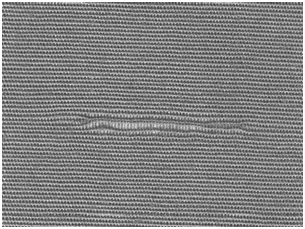
#> input picture skimage/images/weftD.jpg, 305 x 229 px
$ python main.py
#> lines starting #> are read from the running program, lines starting #| are printed output that depends on the picture
import numpy as np
from matplotlib import pyplot as plt
from skimage import io, restoration
from skimage.filters.rank import entropy
from skimage.morphology import disk
from skimage.filters import try_all_threshold
from skimage import feature
from skimage.filters import threshold_otsu

img = io.imread("../images/weftD.jpg", as_gray=True)
#> img is the input picture: shape (229, 305) float64; min 0.176, max 1, mean 0.513
#entropyImg = entropy(img, disk(3))
#plt.imshow(entropyImg, cmap="gray")
edgeCanny = feature.canny(img, sigma=2)
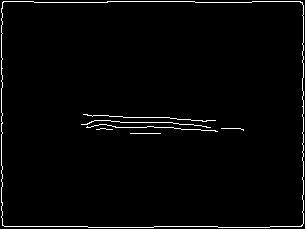
#> edgeCanny: shape (229, 305) bool; 2.2% white in thin lines or dots
plt.imshow(edgeCanny, cmap="gray")
#fig, ax = try_all_threshold(edgeCanny, figsize=(10,8), verbose = False)
thresh =threshold_otsu(edgeCanny)
#> thresh = 0.00195

binary = edgeCanny<=thresh
#> binary: shape (229, 305) bool; 97.8% white; black in thin lines or dots
plt.imshow(binary, cmap="gray")
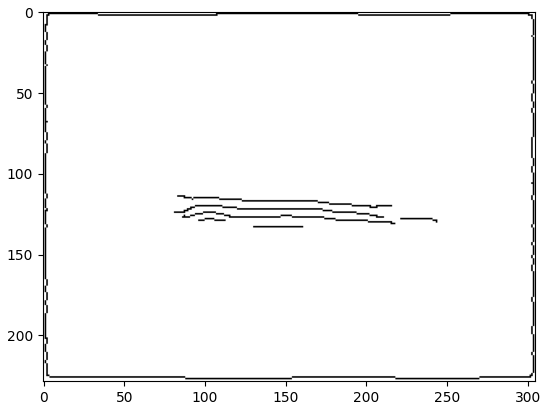
#> figure drawn by matplotlib, 1 panel
